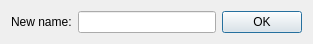
<?xml version="1.0" encoding="UTF-8"?>
<ui version="4.0">
 <class>Dialog</class>
 <widget class="QDialog" name="Dialog">
  <property name="geometry">
   <rect>
    <x>0</x>
    <y>0</y>
    <width>313</width>
    <height>41</height>
   </rect>
  </property>
  <property name="windowTitle">
   <string>Change name</string>
  </property>
  <property name="modal">
   <bool>true</bool>
  </property>
  <layout class="QHBoxLayout" name="horizontalLayout_2">
   <item>
    <widget class="QLabel" name="label">
     <property name="text">
      <string>New name:</string>
     </property>
    </widget>
   </item>
   <item>
    <widget class="QLineEdit" name="lineEdit">
     <property name="inputMask">
      <string/>
     </property>
     <property name="text">
      <string notr="true"/>
     </property>
     <property name="frame">
      <bool>true</bool>
     </property>
    </widget>
   </item>
   <item>
    <widget class="QDialogButtonBox" name="buttonBox">
     <property name="sizePolicy">
      <sizepolicy hsizetype="Fixed" vsizetype="Fixed">
       <horstretch>0</horstretch>
       <verstretch>0</verstretch>
      </sizepolicy>
     </property>
     <property name="orientation">
      <enum>Qt::Horizontal</enum>
     </property>
     <property name="standardButtons">
      <set>QDialogButtonBox::Ok</set>
     </property>
     <property name="centerButtons">
      <bool>false</bool>
     </property>
    </widget>
   </item>
  </layout>
 </widget>
 <resources/>
 <connections>
  <connection>
   <sender>buttonBox</sender>
   <signal>rejected()</signal>
   <receiver>Dialog</receiver>
   <slot>reject()</slot>
   <hints>
    <hint type="sourcelabel">
     <x>316</x>
     <y>260</y>
    </hint>
    <hint type="destinationlabel">
     <x>286</x>
     <y>274</y>
    </hint>
   </hints>
  </connection>
  <connection>
   <sender>buttonBox</sender>
   <signal>accepted()</signal>
   <receiver>Dialog</receiver>
   <slot>accept()</slot>
   <hints>
    <hint type="sourcelabel">
     <x>248</x>
     <y>254</y>
    </hint>
    <hint type="destinationlabel">
     <x>157</x>
     <y>274</y>
    </hint>
   </hints>
  </connection>
 </connections>
</ui>
